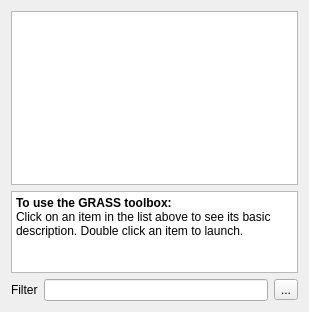
<ui version="4.0" >
 <class>QgsGrassToolsBase</class>
 <widget class="QWidget" name="QgsGrassToolsBase" >
  <property name="geometry" >
   <rect>
    <x>0</x>
    <y>0</y>
    <width>309</width>
    <height>312</height>
   </rect>
  </property>
  <property name="windowTitle" >
   <string>Form</string>
  </property>
  <layout class="QGridLayout" >
   <item row="0" column="0" colspan="3" >
    <widget class="QListView" name="mpListView" >
     <property name="toolTip" >
      <string>Double click an item to open the tool.</string>
     </property>
     <property name="whatsThis" >
      <string>This is a list of available GRASS tools. Double clicking any item in the list will launch the tool.</string>
     </property>
    </widget>
   </item>
   <item row="1" column="0" colspan="3" >
    <widget class="QTextEdit" name="mpDetailsEdit" >
     <property name="maximumSize" >
      <size>
       <width>16777215</width>
       <height>100</height>
      </size>
     </property>
     <property name="toolTip" >
      <string>A brief description of each tool will be shown here when you click on it.</string>
     </property>
     <property name="whatsThis" >
      <string>This area shows a brief description of each tool.</string>
     </property>
     <property name="readOnly" >
      <bool>true</bool>
     </property>
     <property name="html" >
      <string>&lt;html>&lt;head>&lt;meta name="qrichtext" content="1" />&lt;style type="text/css">
p, li { white-space: pre-wrap; }
&lt;/style>&lt;/head>&lt;body style=" font-family:'Verdana'; font-size:10pt; font-weight:400; font-style:normal;">
&lt;p style=" margin-top:0px; margin-bottom:0px; margin-left:0px; margin-right:0px; -qt-block-indent:0; text-indent:0px;">&lt;span style=" font-size:9pt; font-weight:600;">To use the GRASS toolbox:&lt;/span>&lt;/p>
&lt;p style=" margin-top:0px; margin-bottom:0px; margin-left:0px; margin-right:0px; -qt-block-indent:0; text-indent:0px; font-size:9pt;">Click on an item in the list above to see its basic description. Double click an item to launch.&lt;/p>&lt;/body>&lt;/html></string>
     </property>
    </widget>
   </item>
   <item row="2" column="0" >
    <widget class="QLabel" name="label" >
     <property name="text" >
      <string>Filter</string>
     </property>
     <property name="buddy" >
      <cstring>mpFilterEdit</cstring>
     </property>
    </widget>
   </item>
   <item row="2" column="1" >
    <widget class="QLineEdit" name="mpFilterEdit" >
     <property name="toolTip" >
      <string>Type a few letters to filter the list of tools.</string>
     </property>
     <property name="whatsThis" >
      <string>Typing a few letters or a word here will filter the list. e.g. Type 'digit' to see tools related to digitizing.</string>
     </property>
    </widget>
   </item>
   <item row="2" column="2" >
    <widget class="QToolButton" name="mpClearButton" >
     <property name="toolTip" >
      <string>Remove the tool list filter.</string>
     </property>
     <property name="text" >
      <string>...</string>
     </property>
     <property name="icon" >
      <iconset resource="qgsgrass_plugin.qrc" >:/grass/clearInput.png</iconset>
     </property>
    </widget>
   </item>
  </layout>
 </widget>
 <resources>
  <include location="qgsgrass_plugin.qrc" />
 </resources>
 <connections>
  <connection>
   <sender>mpClearButton</sender>
   <signal>clicked()</signal>
   <receiver>mpFilterEdit</receiver>
   <slot>clear()</slot>
   <hints>
    <hint type="sourcelabel" >
     <x>287</x>
     <y>291</y>
    </hint>
    <hint type="destinationlabel" >
     <x>229</x>
     <y>290</y>
    </hint>
   </hints>
  </connection>
 </connections>
</ui>
